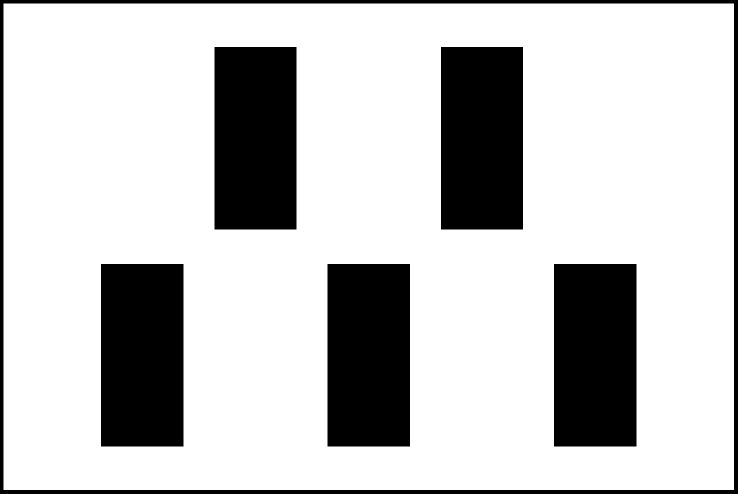
#> input picture expMap/floor0.png, 1475 x 987 px (shown at 1/2 size)
$ python pick_pixel.py expMap/floor0.png
#> lines starting #> are read from the running program, lines starting #| are printed output that depends on the picture; after the words box and inside, x2 and y2 are one past the last pixel; in counts of white or black regions, pixels touching at a corner belong together
#!/usr/bin/env python3
"""
鼠标点击图像获取像素坐标。
- 左键点击：打印坐标和像素值
- 右键点击：复制最后坐标到剪贴板（方便粘贴到 C++ 代码）
- 按 q 退出，按 s 保存标记图
"""

import sys
import cv2
import numpy as np


class PixelPicker:
    def __init__(self, img_path):
#> called with img_path = 'expMap/floor0.png'
        self.img_orig = cv2.imread(img_path)
#> self.img_orig is the input picture: shape (987, 1475, 3); 77% white; 6 black regions, box (x1, y1, x2, y2) and area: (202, 528, 367, 893) 60225, (655, 528, 820, 893) 60225, (1108, 528, 1273, 893) 60225, (429, 94, 593, 459) 59860, (882, 94, 1046, 459) 59860, (0, 0, 1475, 987) 34272
        if self.img_orig is None:
            print(f"Error: cannot read {img_path}")
            sys.exit(1)
        self.img_gray = cv2.cvtColor(self.img_orig, cv2.COLOR_BGR2GRAY)

        self.img_disp = self.img_orig.copy()
        self.window = "Pixel Picker"
        self.clicks = []
        self.font = cv2.FONT_HERSHEY_SIMPLEX

        print(f"Image: {img_path}")
        print(f"Size:  {self.img_orig.shape[1]} x {self.img_orig.shape[0]}")
#| Size:  1475 x 987
        print()
        print("Left click  — print pixel coordinates & value")
        print("Right click — copy last coordinate (for C++ code)")
        print("s          — save marked image")
        print("q / ESC    — quit")
        print()

        cv2.namedWindow(self.window, cv2.WINDOW_NORMAL)
        cv2.resizeWindow(self.window, 1200, 900)
        cv2.setMouseCallback(self.window, self._on_mouse)
        self._redraw()

    def _on_mouse(self, event, x, y, flags, param):
        if event == cv2.EVENT_LBUTTONDOWN:
            b, g, r = self.img_orig[y, x]
            gray = self.img_gray[y, x]
            self.clicks.append((x, y))

            cv2.circle(self.img_disp, (x, y), 4, (0, 0, 255), -1)
            cv2.circle(self.img_disp, (x, y), 6, (255, 255, 255), 1)
            label = f"{len(self.clicks)}:({x},{y})"
            cv2.putText(self.img_disp, label, (x + 12, y - 12),
                        self.font, 0.45, (0, 255, 255), 1, cv2.LINE_AA)
            self._redraw()

            print(f"#{len(self.clicks):>2} | "
                  f"({x:>5}, {y:>5}) | "
                  f"BGR=({b:>3},{g:>3},{r:>3}) Gray={gray:>3} | "
                  f"{{{(float(x)):.1f}, {(float(y)):.1f}, 0}}")

        elif event == cv2.EVENT_RBUTTONDOWN:
            if self.clicks:
                x, y = self.clicks[-1]
                code = f"{{{float(x):.1f}, {float(y):.1f}, 0}}"
                try:
                    import pyperclip
                    pyperclip.copy(code)
                    print(f"  -> copied: {code}")
                except ImportError:
                    print(f"  -> {code}  (install pyperclip for auto-copy)")

    def _redraw(self):
        h, w = self.img_disp.shape[:2]
#> h = 987; w = 1475
        # 坐标刻度线
        overlay = self.img_disp.copy()
        step = max(50, min(w, h) // 20)
#> step = 50
        for gx in range(0, w, step):
            cv2.line(overlay, (gx, 0), (gx, h), (40, 40, 40), 1)
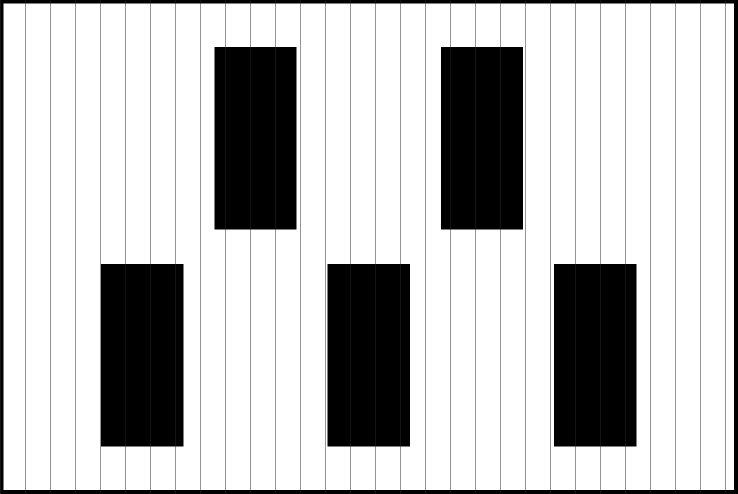
#> overlay: shape (987, 1475, 3) (shown at 1/2 size); 2.03% of pixels changed, all inside (x1, y1, x2, y2) = (0, 0, 1451, 987)
        for gy in range(0, h, step):
            cv2.line(overlay, (0, gy), (w, gy), (40, 40, 40), 1)
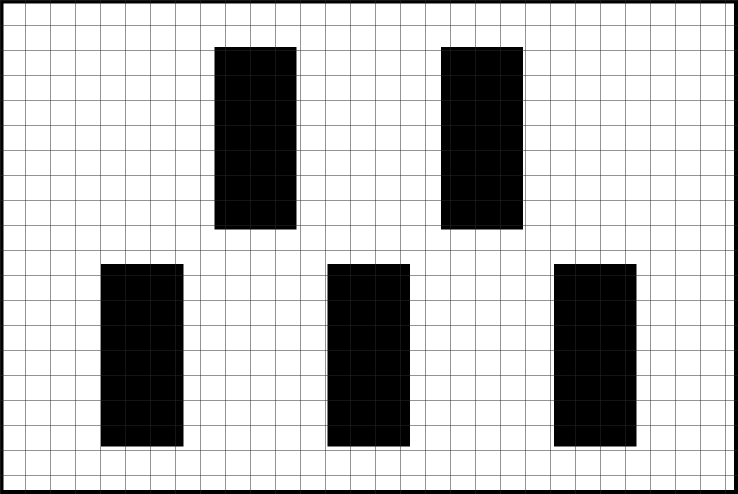
#> overlay: shape (987, 1475, 3) (shown at 1/2 size); 1.99% of pixels changed, all inside (x1, y1, x2, y2) = (1, 0, 1475, 951)
        self.img_disp = cv2.addWeighted(overlay, 0.7, self.img_disp, 0.3, 0)
        cv2.imshow(self.window, self.img_disp)

    def run(self):
        while True:
            key = cv2.waitKey(0) & 0xFF
#> (key q is pressed here)
            if key == ord('q') or key == 27:
                break
            elif key == ord('s'):
                out = f"marked_{len(self.clicks)}pts.png"
                cv2.imwrite(out, self.img_disp)
                print(f"Saved: {out}")
        cv2.destroyAllWindows()


if __name__ == "__main__":
    if len(sys.argv) < 2:
        print("Usage: python pick_pixel.py <image_path>")
        print("Example: python pick_pixel.py expMap/floor0.png")
        sys.exit(1)
    PixelPicker(sys.argv[1]).run()

$ run again, with expMap/floor1.png copied over expMap/floor0.png
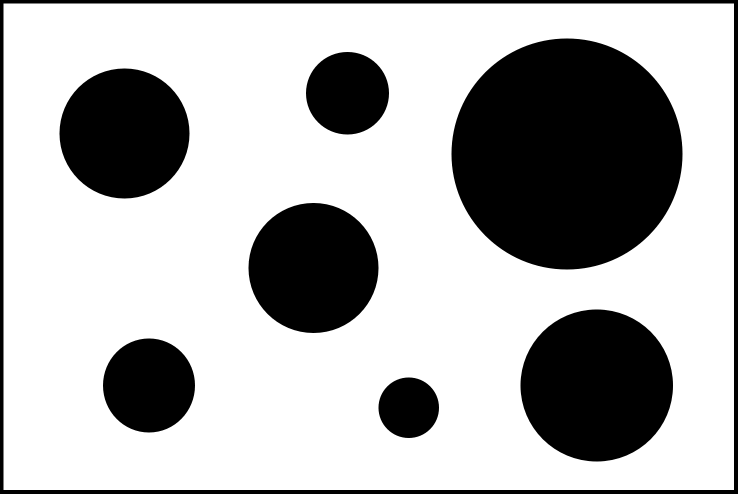
#> input picture expMap/floor1.png, 1475 x 987 px (shown at 1/2 size)
#> in __init__, self.img_orig is the input picture: shape (987, 1475, 3); min 0, max 255, mean 177.8
#| Size:  1475 x 987
#> after the loop in _redraw, `for gx in range(0, w, step):`:
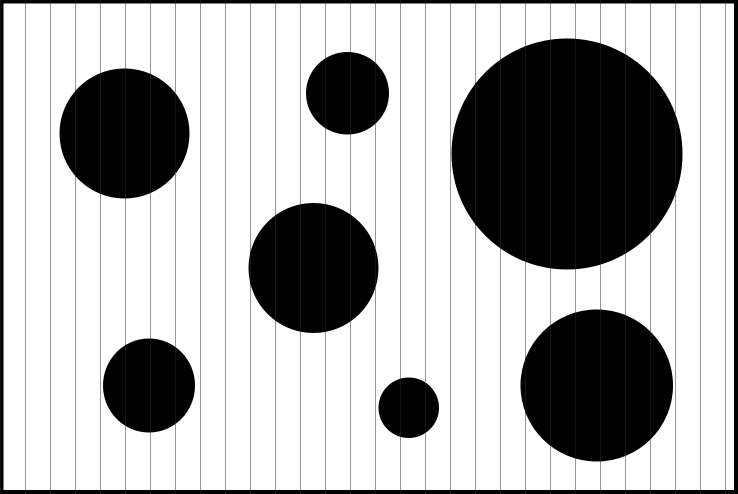
#> overlay: shape (987, 1475, 3) (shown at 1/2 size); 2.03% of pixels changed, all inside (x1, y1, x2, y2) = (0, 0, 1451, 987)
#> after the loop in _redraw, `for gy in range(0, h, step):`:
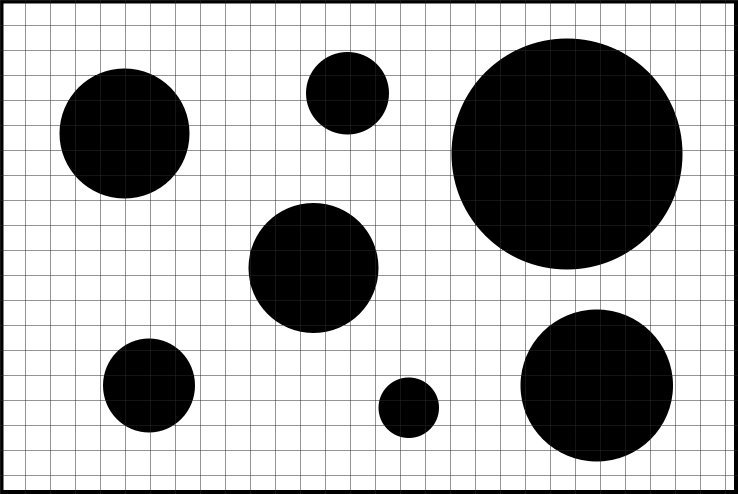
#> overlay: shape (987, 1475, 3) (shown at 1/2 size); 1.99% of pixels changed, all inside (x1, y1, x2, y2) = (1, 0, 1475, 951)

$ run again, with expMap/floor3.png copied over expMap/floor0.png
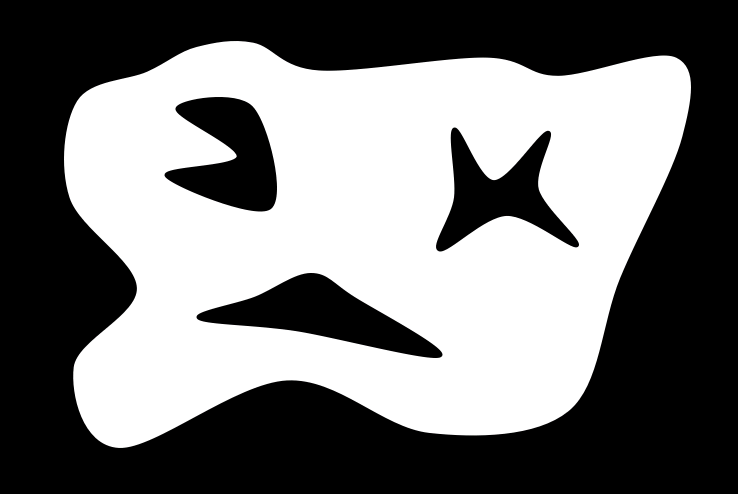
#> input picture expMap/floor3.png, 1475 x 987 px (shown at 1/2 size)
#> in __init__, self.img_orig is the input picture: shape (987, 1475, 3); mean B, G, R 120, 120, 120
#| Size:  1475 x 987
#> after the loop in _redraw, `for gx in range(0, w, step):`:
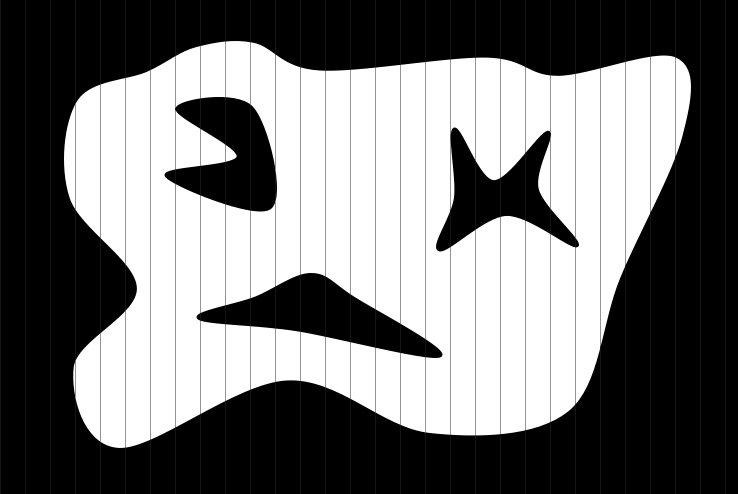
#> overlay: shape (987, 1475, 3) (shown at 1/2 size); 2.03% of pixels changed, all inside (x1, y1, x2, y2) = (0, 0, 1451, 987)
#> after the loop in _redraw, `for gy in range(0, h, step):`:
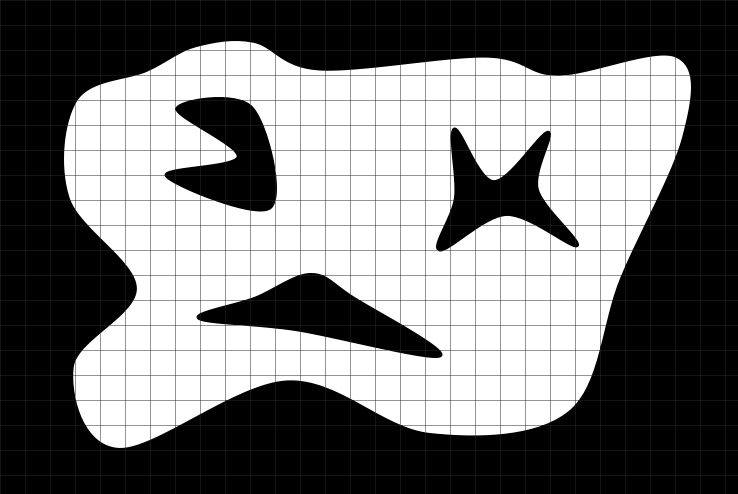
#> overlay: shape (987, 1475, 3) (shown at 1/2 size); 1.99% of pixels changed, all inside (x1, y1, x2, y2) = (1, 0, 1475, 951)
